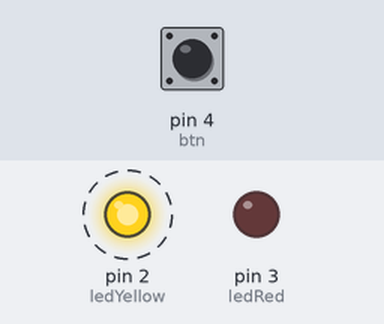
Recording of a sketch running on a simulated Arduino Uno, built with avr-gcc and run on an emulated ATmega328P. Parts: output pins drawn as LEDs (lit = HIGH). Dashed ring = blinking. Inputs (shaded band) come from the test bench; at power-on: pin 4 (btn) HIGH.

Above: at 1.2 s.
At 1.6 s:
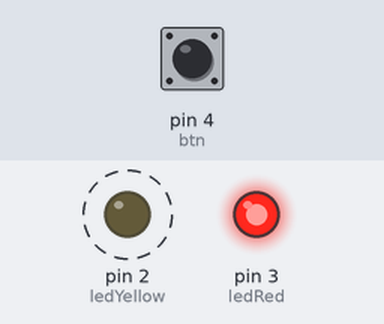
1.7 s: pin 4 (btn) pulled LOW for 3.2 s
At 2.4 s:
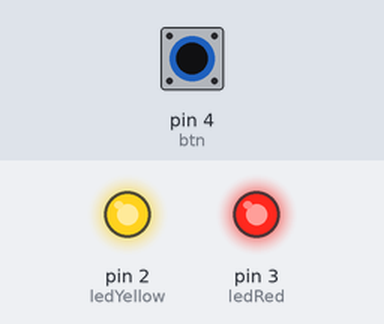
Timing chart, 0 to 12.4 s (numbered marks = the images above; inputs shaded):
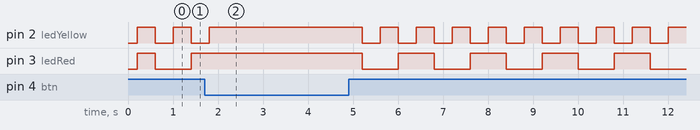

The sketch:

code_bt4.ino
```cpp
int ledYellow = 2;
int ledRed = 3;
int btn = 4;
int count = 0;

void setup() {
  // put your setup code here, to run once:
  pinMode(ledYellow, OUTPUT);
  pinMode(ledRed, OUTPUT);
  pinMode(btn, INPUT_PULLUP);

  digitalWrite(ledYellow, LOW);
  digitalWrite(ledRed, LOW);
}

void loop() {
  // put your main code here, to run repeatedly:
  int btnState = digitalRead(btn);

  delay(200);
  if(btnState == HIGH) {
    count++;
    switch (count % 4) {
      case 1:
        digitalWrite(ledYellow, HIGH);
        digitalWrite(ledRed, HIGH);
        break;
      case 2:
        digitalWrite(ledYellow, LOW);
        digitalWrite(ledRed, LOW);
        break;
      case 3:
        digitalWrite(ledYellow, HIGH);
        digitalWrite(ledRed, LOW);
        break;
      case 0:
        digitalWrite(ledYellow, LOW);
        digitalWrite(ledRed, HIGH);
        break;
    }
    delay(200);
  }
}
```

Measured:
- by itself, pin 2 (ledYellow): repeats every 0.80 s: LOW 0.40 s, HIGH 0.40 s
- by itself, pin 3 (ledRed): alternates HIGH for 0.80 s and LOW for 0.80 s
